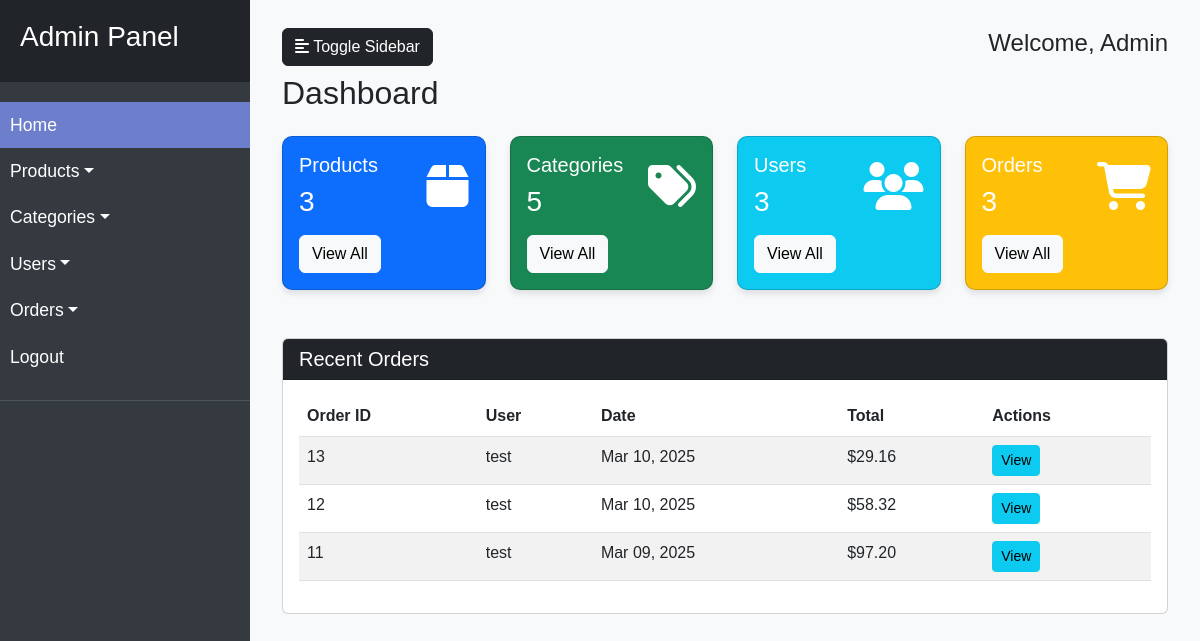
/admin.php (signed in), run on an earlier commit of the app's database.
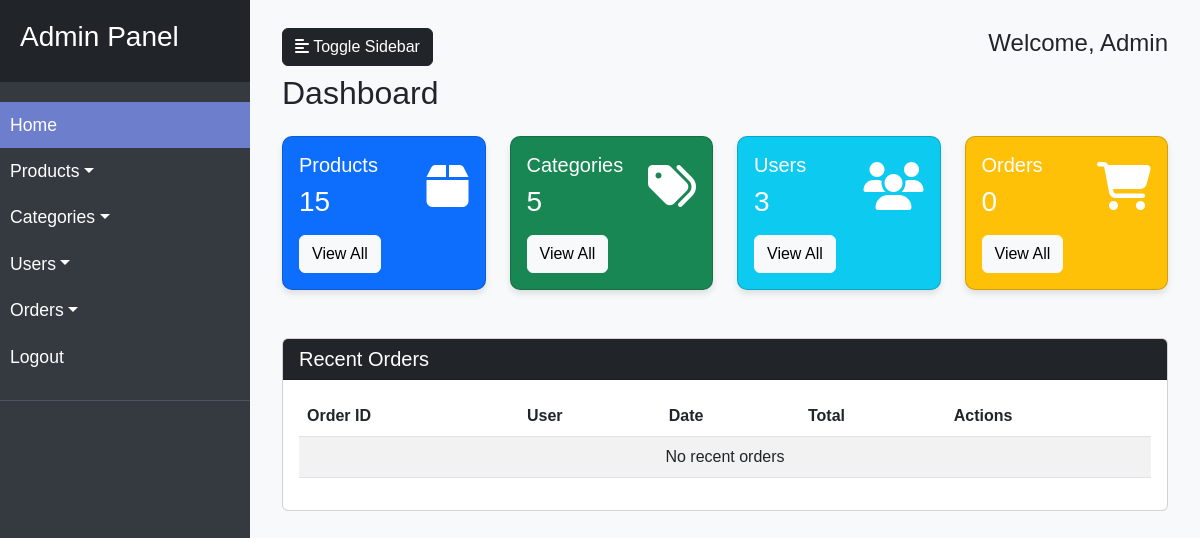
And on a later commit of the database.
### tables this page shows
CREATE TABLE `orders` (
  `OrderID` int(11) NOT NULL,
  `UserID` int(11) DEFAULT NULL,
  `OrderDate` timestamp NOT NULL DEFAULT current_timestamp(),
  `TotalAmount` decimal(10,2) NOT NULL,
  `delivery_date` date DEFAULT NULL,
  `delivery_status` enum('Pending','Shipped','Delivered','Cancelled') DEFAULT 'Pending',
  `shipping_address` varchar(255) NOT NULL,
  `payment_method` varchar(50) NOT NULL
);

CREATE TABLE `users` (
  `UserID` int(11) NOT NULL,
  `Username` varchar(50) NOT NULL,
  `Password` varchar(255) NOT NULL,
  `Email` varchar(100) NOT NULL,
  `PhoneNumber` varchar(20) DEFAULT NULL,
  `Role` enum('customer','admin') DEFAULT 'customer'
);

### admin.php (the view, shortened to what the changed rows need)
<?php
require_once 'db_connection.php';
?>
<!DOCTYPE html>
<html lang="en">
<head>
    <link href="https://cdn.jsdelivr.net/npm/bootstrap@5.3.0-alpha1/dist/css/bootstrap.min.css" rel="stylesheet">
    <link rel="stylesheet" href="https://cdnjs.cloudflare.com/ajax/libs/font-awesome/6.4.0/css/all.min.css">
</head>
<body>
    <div class="wrapper">
        <div id="content">
            <div class="container-fluid">
                <h2 class="mb-4">Dashboard</h2>
                <div class="row">
                    <?php
                    $productCount = $conn->query("SELECT COUNT(*) as count FROM products")->fetch_assoc()['count'];
                    $orderCount = $conn->query("SELECT COUNT(*) as count FROM orders")->fetch_assoc()['count'];
                    ?>
                    <div class="col-md-3 mb-4">
                        <div class="card dashboard-card bg-primary text-white">
                            <div class="card-body">
                                <div class="d-flex justify-content-between align-items-center">
                                    <div>
                                        <h5 class="card-title">Products</h5>
                                        <h3 class="mb-0"><?php echo $productCount; ?></h3>
                                    </div>
                                </div>
                            </div>
                        </div>
                    </div>
                    <div class="col-md-3 mb-4">
                        <div class="card dashboard-card bg-warning text-white">
                            <div class="card-body">
                                <div class="d-flex justify-content-between align-items-center">
                                    <div>
                                        <h5 class="card-title">Orders</h5>
                                        <h3 class="mb-0"><?php echo $orderCount; ?></h3>
                                    </div>
                                </div>
                            </div>
                        </div>
                    </div>
                </div>
                <div class="row mt-4">
                    <div class="col-md-12">
                        <div class="card">
                            <div class="card-body">
                                <table class="table table-striped">
                                    <thead>
                                        <tr>
                                            <th>Order ID</th>
                                            <th>User</th>
                                            <th>Date</th>
                                            <th>Total</th>
                                            <th>Actions</th>
                                        </tr>
                                    </thead>
                                    <tbody>
                                        <?php
                                        $recentOrders = $conn->query("
                                            SELECT o.OrderID, u.Username, o.OrderDate, o.TotalAmount
                                            FROM orders o
                                            LEFT JOIN users u ON o.UserID = u.UserID
                                            ORDER BY o.OrderDate DESC
                                            LIMIT 5
                                        ");
                                        if ($recentOrders->num_rows > 0) {
                                            while($order = $recentOrders->fetch_assoc()) {
                                                echo "<tr>";
                                                echo "<td>" . $order['OrderID'] . "</td>";
                                                echo "<td>" . ($order['Username'] ?? 'Guest') . "</td>";
                                                echo "<td>" . date('M d, Y', strtotime($order['OrderDate'])) . "</td>";
                                                echo "<td>$" . number_format($order['TotalAmount'], 2) . "</td>";
                                                echo "<td>
                                                    <a href='orders.php?id=" . $order['OrderID'] . "' class='btn btn-sm btn-info'>View</a>
                                                </td>";
                                                echo "</tr>";
                                            }
                                        } else {
                                            echo "<tr><td colspan='5' class='text-center'>No recent orders</td></tr>";
                                        }
                                        ?>
                                    </tbody>
                                </table>
                            </div>
                        </div>
                    </div>
                </div>
            </div>
        </div>
    </div>
</body>
</html>

What changed in the data, as far as the page shows it:
removed orders: OrderID "13", UserID.Username "test", OrderDate "Mar 10, 2025", TotalAmount "29.16"
removed orders: OrderID "12", UserID.Username "test", OrderDate "Mar 10, 2025", TotalAmount "58.32"
removed orders: OrderID "11", UserID.Username "test", OrderDate "Mar 09, 2025", TotalAmount "97.20"
Also different on the page:
$productCount: "3" → "15"
$orderCount: "3" → "0"
text now shown: "No recent orders"
